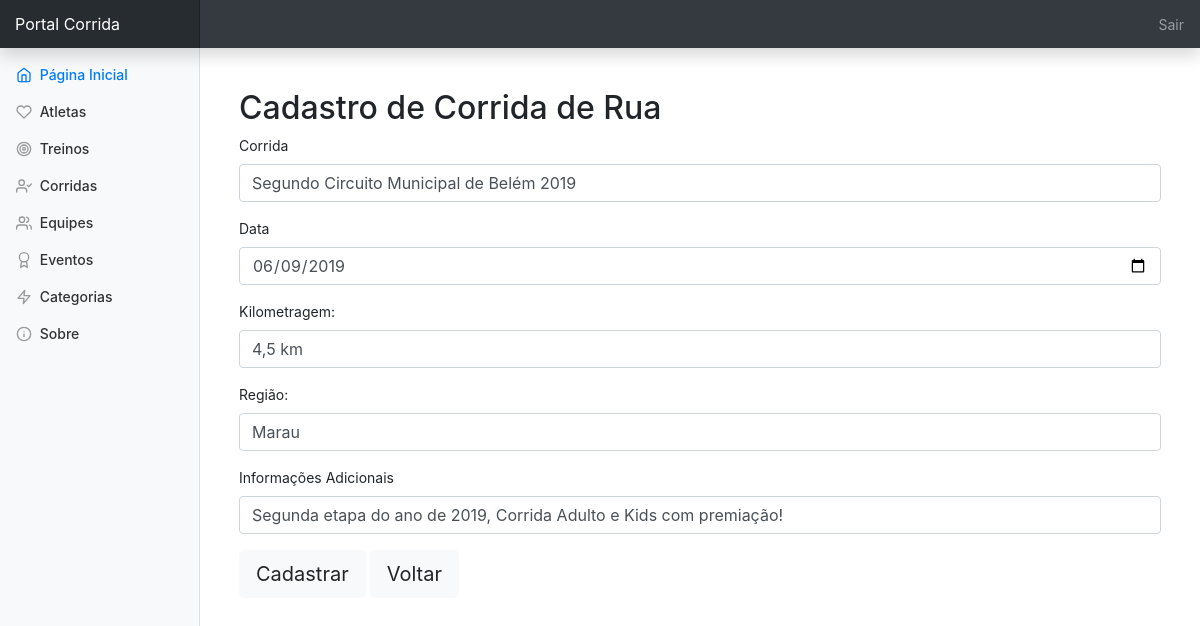
The app's page /corrida/crud_corrida.php?acao=buscar&id=4 (signed in) with its own data.
### tables this page shows
CREATE TABLE `corrida` (
  `id` int(11) NOT NULL,
  `nome_corrida` varchar(255) NOT NULL,
  `data` date NOT NULL,
  `kilometragem` varchar(255) NOT NULL,
  `regiao` varchar(255) NOT NULL,
  `info_adicionais` varchar(255) NOT NULL
);

### corrida/form_corrida.php (the view)
<div class="container">
  <?php
  if(isset($registro)){
    $acao = "crud_corrida.php?acao=atualizar&id="
    .$registro['id'];
  }else{
    $acao = "crud_corrida.php?acao=cadastrar";
  }
  ?>
  <h2>Cadastro de Corrida de Rua</h2>
  <form class="" action="<?= $acao; ?>" method="post">
    <div class="form-group">
      <label>Corrida</label>
      <input class="form-control" type="text" name="nome_corrida"
      value="<?php if(isset($registro)) echo $registro['nome_corrida'];?>" required autofocus>
    </div>
    <div class="form-group">
      <label for="data">Data</label>
      <input id="data" class="form-control" type="date" name="data"
      value="<?php if(isset($registro)) echo $registro['data'];?>">
    </div>
    <div class="form-group">
      <label for="">Kilometragem:</label>
      <input class="form-control" type="text" name="kilometragem"
      value="<?php if(isset($registro))
      echo $registro['kilometragem'];?>" required>
    </div>
    <div class="form-group">
      <label for="">Região:</label>
      <input class="form-control" type="text" name="regiao"
      value="<?php if(isset($registro))
      echo $registro['regiao'];?>" required>
    </div>
    <div class="form-group">
      <label for="">Informações Adicionais</label>
      <input class="form-control" type="text" name="info_adicionais"
      value="<?php if(isset($registro))
      echo $registro['info_adicionais'];?>" required>
    </div>
    <button class="btn btn-light btn-lg"> Cadastrar</button>
    <a class="btn btn-light btn-lg" href="<?= BASE_URL . 'corrida/crud_corrida.php?acao=listar';?>">Voltar</a>
  </form>
</div>

### dashboard.css (style rules this page uses)
body { font-size: .875rem; }
.container { padding-top: 20px; }

### records on screen
corrida: nome_corrida "Segundo Circuito Municipal de Belém 2019", data "06/09/2019", kilometragem "4,5 km", regiao "Marau", info_adicionais "Segunda etapa do ano de 2019, Corrida Adulto e Kids com premiação!"
